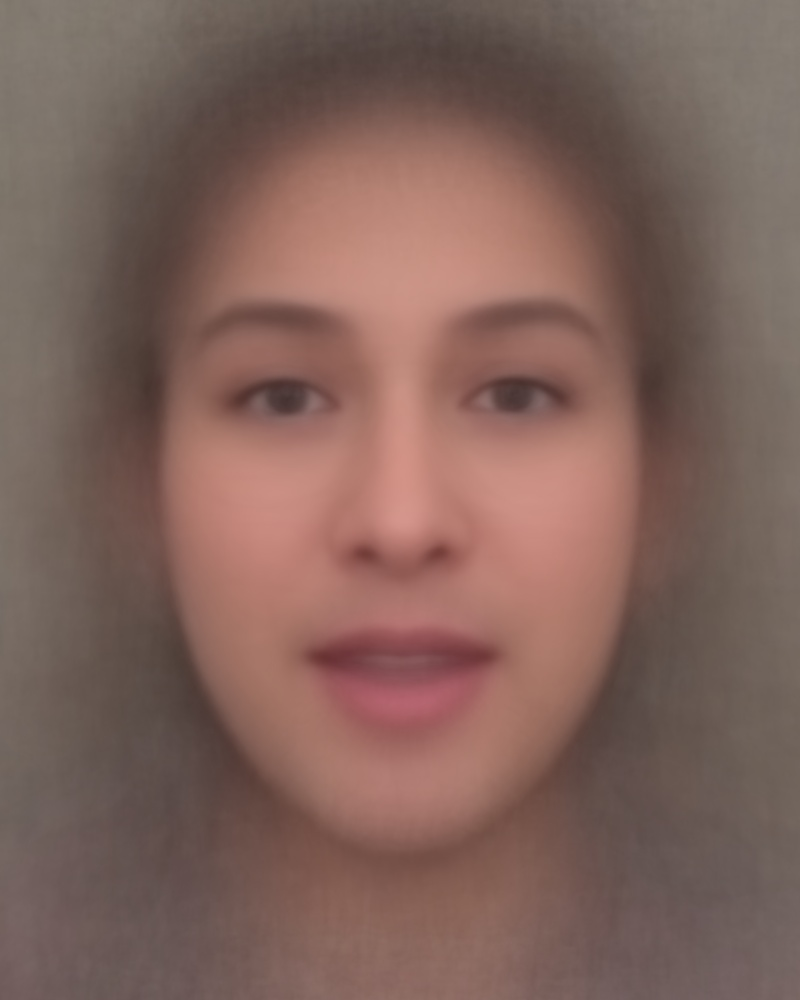
#> input picture composited_300_faces.jpg, 800 x 1000 px
$ python -i generate_all_500_direct_screenshots.py   (imports and definitions only)   (Python 2 division)   (older library calls are emulated)
#> lines starting #> are read from the running program, lines starting #| are printed output that depends on the picture
"""
Generate pristine, unobstructed direct video screenshots for all top 500 viral talking heads.
- Extracts MP4 stream directly from embed page (guaranteeing zero play buttons).
- Samples frames across speaking segment.
- Validates solitary human presenter, bust/talking-head framing, frontal eye contact,
  unobstructed face (mouth/chin/eyes), and wide-open eyes.
- Saves full HD direct video screenshot as talking_head_photos/{rank:03d}_{clean_handle}.jpg.
"""

import asyncio
import os
import re
import sqlite3
import threading
import cv2
import numpy as np
import concurrent.futures
from playwright.async_api import async_playwright

OUTPUT_DIR = "talking_head_photos"
# [1 line not run here, left out]
MODEL_PATH = "models/face_detection_yunet_2023mar.onnx"

thread_local = threading.local()

def get_detector():
    if not hasattr(thread_local, "detector"):
        thread_local.detector = cv2.FaceDetectorYN.create(MODEL_PATH, "", (320, 320), score_threshold=0.6)
    return thread_local.detector

def clean_handle(handle):
    h = handle.split('\n')[0].strip().lstrip('@')
    clean = re.sub(r'[^a-zA-Z0-9._-]', '', h)
    return clean[:30]

def validate_frame(frame):
    h, w = frame.shape[:2]
    detector = get_detector()
    detector.setInputSize((w, h))
    _, faces = detector.detect(frame)
    if faces is None: return -1.0, None

    prominent = [f for f in faces if f[-1] > 0.65]
    if len(prominent) != 1: return -1.0, None

    face = prominent[0]
    conf = float(face[-1])
    if conf < 0.80: return -1.0, None

    fx, fy, fw, fh = [int(v) for v in face[:4]]
    area_pct = (fw * fh) / (w * h) * 100
    if area_pct < 2.5 or area_pct > 26.0: return -1.0, None

    re_x, re_y = int(face[4]), int(face[5])
    le_x, le_y = int(face[6]), int(face[7])
    nt_x, nt_y = int(face[8]), int(face[9])
    rm_x, rm_y = int(face[10]), int(face[11])
    lm_x, lm_y = int(face[12]), int(face[13])

    eye_span = abs(le_x - re_x)
    if eye_span <= 0: return -1.0, None

    nose_offset = abs((nt_x - re_x) - (le_x - nt_x)) / eye_span
    if nose_offset > 0.32: return -1.0, None

    if re_y >= nt_y or le_y >= nt_y or nt_y >= rm_y or nt_y >= lm_y: return -1.0, None

    mouth_w = abs(lm_x - rm_x)
    if mouth_w < eye_span * 0.35: return -1.0, None

    # Lower face check
    lower_face = frame[max(0, nt_y):min(h, fy+fh), max(0, fx):min(w, fx+fw)]
    if lower_face.size == 0: return -1.0, None

    lower_gray = cv2.cvtColor(lower_face, cv2.COLOR_BGR2GRAY)
    sobel_h = cv2.Sobel(lower_gray, cv2.CV_64F, 0, 1, ksize=3)
    if np.max(np.abs(sobel_h)) > 2000: return -1.0, None

    gray = cv2.cvtColor(frame, cv2.COLOR_BGR2GRAY)
    eye_w, eye_h = max(4, int(fw * 0.16)), max(4, int(fh * 0.12))
    def eye_stats(ex, ey):
        x1, x2 = max(0, ex - eye_w//2), min(w, ex + eye_w//2)
        y1, y2 = max(0, ey - eye_h//2), min(h, ey + eye_h//2)
        patch = gray[y1:y2, x1:x2]
        if patch.size == 0: return 0, 0
        min_v, max_v, _, _ = cv2.minMaxLoc(patch)
        sobel = cv2.Sobel(patch, cv2.CV_64F, 0, 1, ksize=3)
        return (max_v - min_v), np.mean(np.abs(sobel))

    r_con, r_edge = eye_stats(re_x, re_y)
    l_con, l_edge = eye_stats(le_x, le_y)
    if r_con < 32 or l_con < 32 or r_edge < 10 or l_edge < 10: return -1.0, None

    face_crop = gray[max(0, fy):min(h, fy+fh), max(0, fx):min(w, fx+fw)]
    sharpness = cv2.Laplacian(face_crop, cv2.CV_64F).var() if face_crop.size > 0 else 0
    if sharpness < 28: return -1.0, None

    score = conf * 100 + min(r_edge, l_edge)*1.5 + min(r_con, l_con)*0.3 + min(50, sharpness*0.05) - nose_offset*40
    return score, face

def extract_best_video_frame(video_src, max_samples=25):
    cap = cv2.VideoCapture(video_src)
    if not cap.isOpened(): return None
    total = int(cap.get(cv2.CAP_PROP_FRAME_COUNT))
    step = max(1, total // max_samples) if total > 0 else 15
    best_f = None
    best_s = -1.0
    for idx in range(0, min(total, 500), step):
        cap.set(cv2.CAP_PROP_POS_FRAMES, idx)
        ret, frame = cap.read()
        if not ret or frame is None: continue
        s, _ = validate_frame(frame)
        if s > best_s:
            best_s = s
            best_f = frame.copy()
    cap.release()
    return best_f

# [86 lines not run here, left out]

>>> import cv2
>>> picture = cv2.imread('composited_300_faces.jpg', cv2.IMREAD_GRAYSCALE)
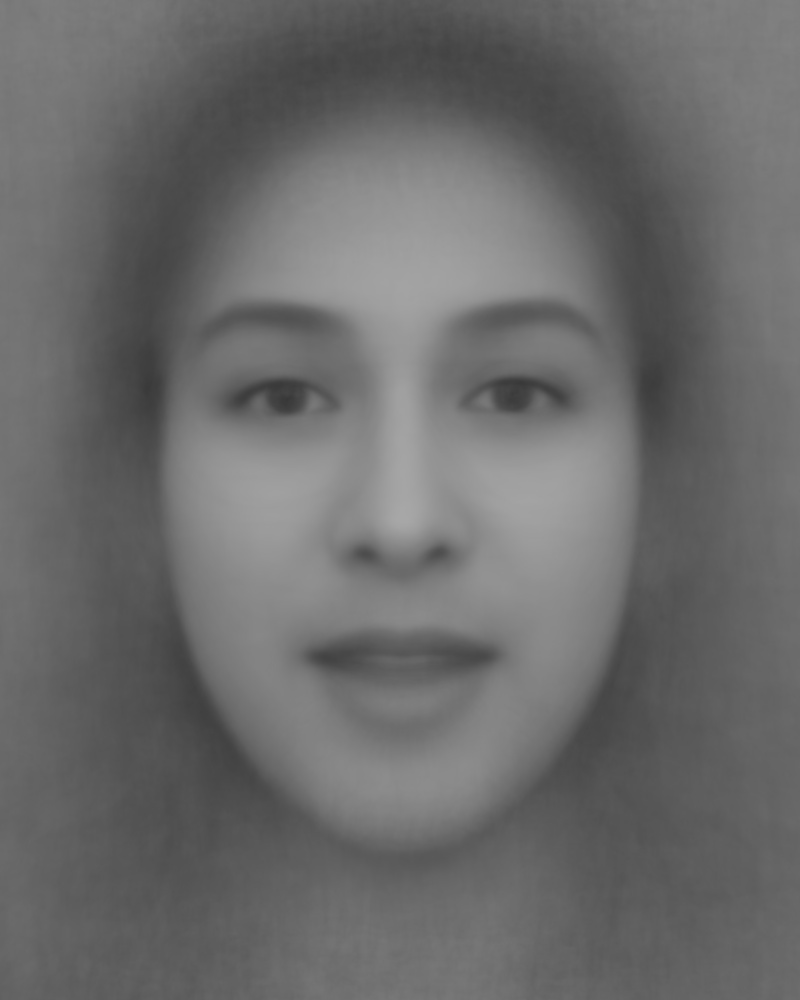
#> picture: shape (1000, 800); min 55, max 167, mean 106.7
>>> result = validate_frame(picture)
#> (the run stopped early here; a loop or call above may not have finished)
